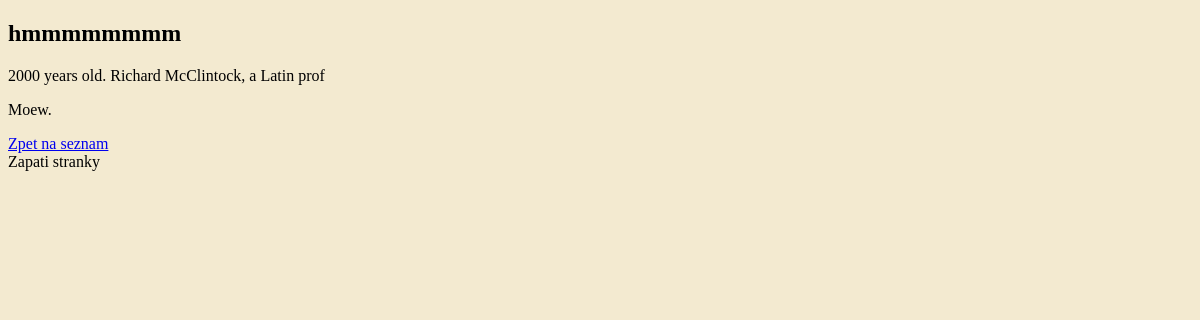
Before: /article/2 with the older database file.
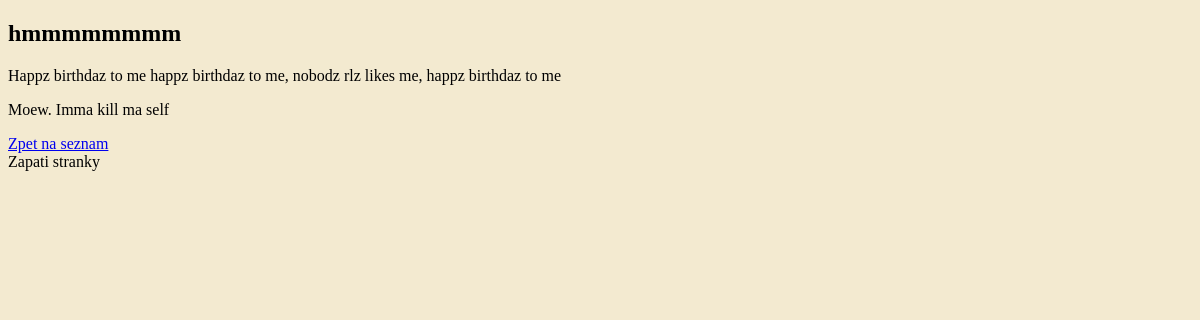
After: the same page with the newer database file.
### content/models.py (models this page shows, shortened)
class Article(models.Model):
    title = models.CharField(max_length=100)
    perex = models.TextField(max_length=200)
    text = models.TextField()
    published = models.DateTimeField()
    categories = models.ManyToManyField(Category, related_name='articles')

### content/views.py (the view)
# urls.py: path("article/<int:id>", article, name="article"),
def article(request, id):
    article=Article.objects.get(id=id)
    return render(request, 'content/article.html', {'article': article})

### content/templates/content/article.html (shortened to what this page needs)
{% extends "content/base.html" %}
{% block title %}
   <h2>{{ article.title }}</h2>
{% endblock %}
{% block main %}
   <p>{{article.perex}}</p>
   <p>{{article.text}}</p>
   <a href="{% url 'content:articles' %}">Zpet na seznam</a>
{% endblock %}

Changed rows visible on the page:
changed Article "hmmmmmmmm": perex "2000 years old. Richard McClintock, a Latin prof" → "Happz birthdaz to me happz birthdaz to me, nobodz rlz likes me, happz birthdaz to me"; text "Moew." → "Moew. Imma kill ma self"
